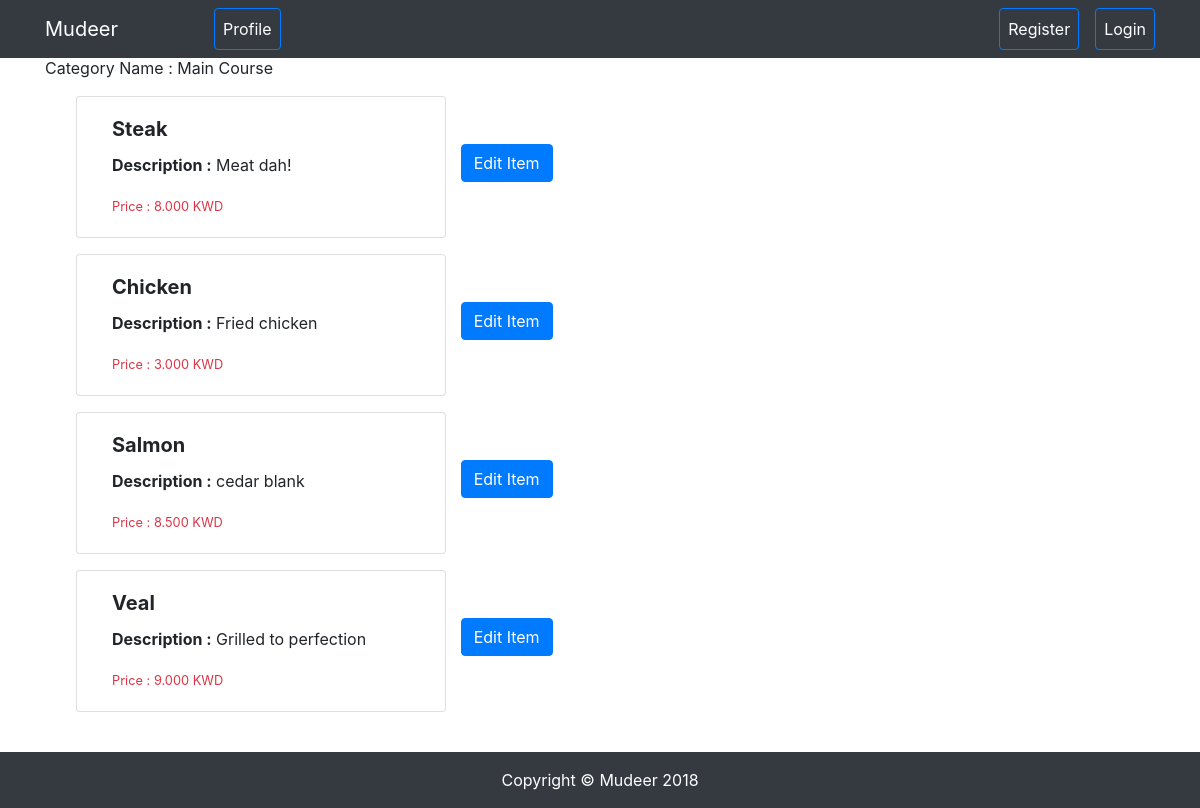
The page /categoryDetails/1/ on the database its author committed.
### POSsystem/models.py (models this page shows, shortened)
class Category(models.Model):
	restaurant = models.ForeignKey(Restaurant, on_delete=models.CASCADE)
	name = models.CharField(max_length=25)

class Item(models.Model):
	category = models.ForeignKey(Category, on_delete=models.CASCADE)
	name = models.CharField(max_length=25)
	description = models.TextField()
	price = models.DecimalField(max_digits=5, decimal_places=3)

### POSsystem/views.py (the view)
# urls.py: path('categoryDetails/<int:category_id>/', views.categoryDetails, name='categoryDetails'),
def categoryDetails(request, category_id):
	context = {
		"category": Category.objects.get(id=category_id)
		}
	return render(request, 'categoryDetails.html', context)

### POSsystem/templates/categoryDetails.html (shortened to what this page needs)
{% extends "base.html" %}
{% block content %}
<p>Category Name : {{category.name}}</p>
	{% for item in category.item_set.all %}
	<div class="card-deck ml-3 mt-3 ">
	  <div class="card col-md-4">
	    <div class="card-body">
	      <h5 class="card-title"> <strong> {{item.name}} </strong></h5>
	      <p class="card-text"><strong>Description :</strong> {{item.description}}</p>
	      <p class="card-text text-danger"><small class="">Price : {{item.price}} KWD</small></p>
	    </div>
	  </div>
	  <a href="{% url 'update_item' item_id=item.id %}"><button type="button" class="ml-5 mt-5 mx-auto btn btn-primary">Edit Item</button></a>
	</div>
	 {% endfor %}
	<a href="{% url 'detail' restaurant_id=category.restaurant.id %}"><button type="button" class="ml-3 mr-5 mt-5 btn btn-primary btn-lg">Back</button></a>
{% endblock content %}

### POSsystem/static/css/shop-homepage.css (style rules this page uses)
body { padding-top: 54px; }
@media (min-width: 992px) { body { padding-top: 56px; } }

### rows shown on the page
Category: name "Main Course"
Item: name "Steak", description "Meat dah!", price "8.000"
Item: name "Chicken", description "Fried chicken", price "3.000"
Item: name "Salmon", description "cedar blank", price "8.500"
Item: name "Veal", description "Grilled to perfection", price "9.000"
